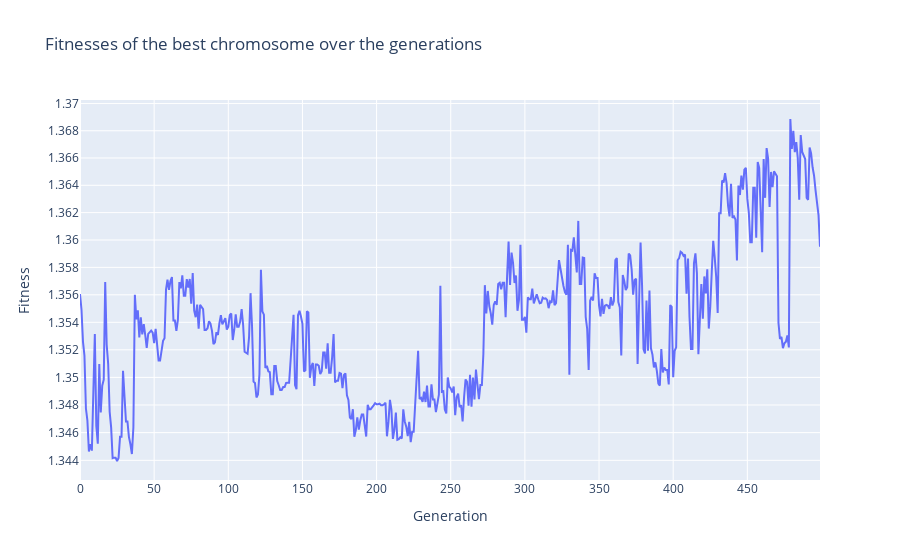
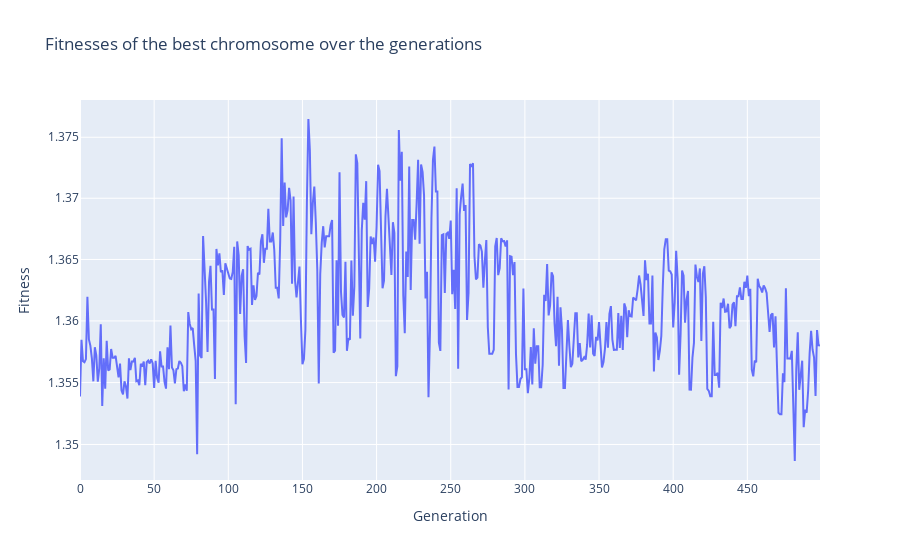
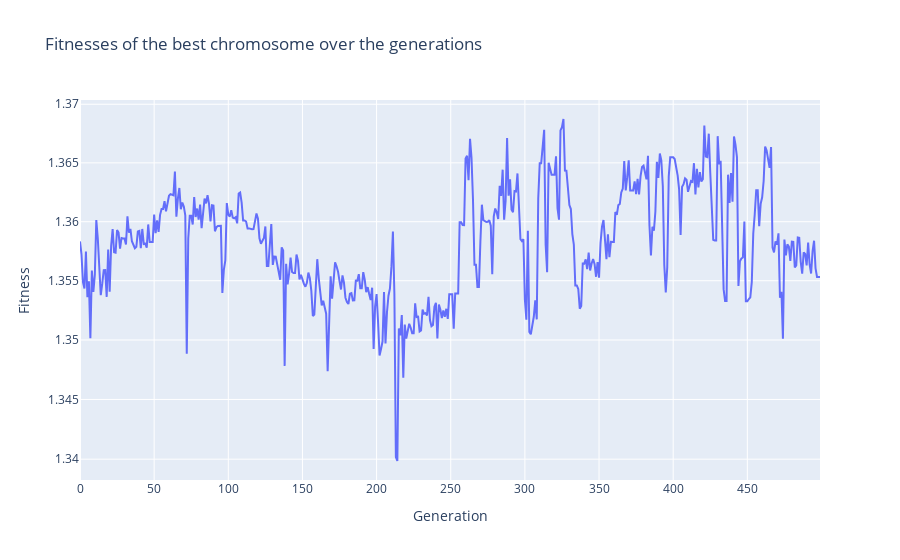
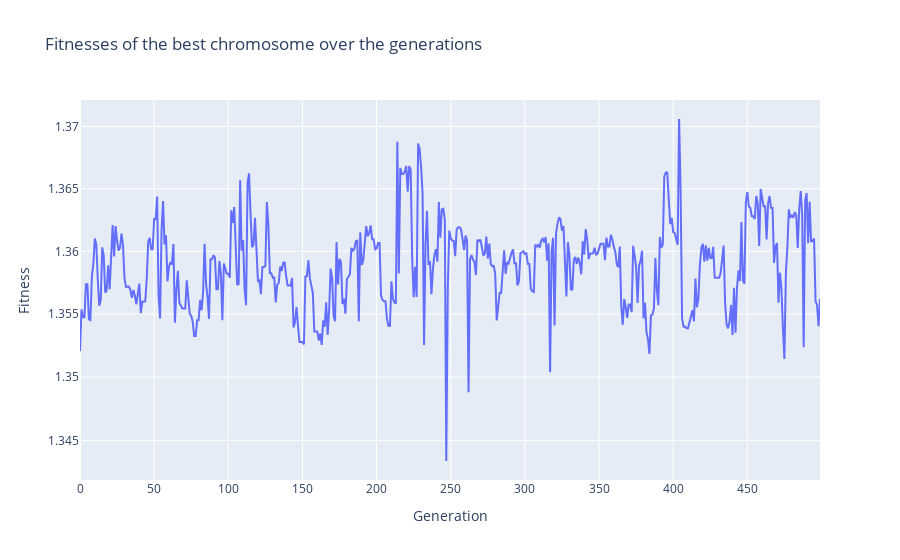

Write notebook code for charts like these, in order.
### Code cell
for i in tqdm(range(10)):
    plot_fitnesses("./results/baseline/best_fitness_{}.json".format(i), "./results/baseline/graphs/pop_size_200/500_epochs/fitness_{}.png".format(i), 500)

### Figure 1 — Plotly figure (JSON) as saved in the notebook; plotly's stock layout.template omitted (floating-point values rounded to 4 significant figures; data arrays with more than 128 entries replaced by an {"elided": "..."} marker saying what was removed)
{"data": [{"mode": "lines", "type": "scatter", "x": {"elided": "500 int values"}, "y": {"elided": "500 float values"}}], "layout": {"title": {"text": "Fitnesses of the best chromosome over the generations"}, "xaxis": {"title": {"text": "Generation"}}, "yaxis": {"title": {"text": "Fitness"}, "type": "log"}}}

### Figure 2 — Plotly figure (JSON) as saved in the notebook; plotly's stock layout.template omitted (floating-point values rounded to 4 significant figures; data arrays with more than 128 entries replaced by an {"elided": "..."} marker saying what was removed)
{"data": [{"mode": "lines", "type": "scatter", "x": {"elided": "500 int values"}, "y": {"elided": "500 float values"}}], "layout": {"title": {"text": "Fitnesses of the best chromosome over the generations"}, "xaxis": {"title": {"text": "Generation"}}, "yaxis": {"title": {"text": "Fitness"}, "type": "log"}}}

### Figure 3 — Plotly figure (JSON) as saved in the notebook; plotly's stock layout.template omitted (floating-point values rounded to 4 significant figures; data arrays with more than 128 entries replaced by an {"elided": "..."} marker saying what was removed)
{"data": [{"mode": "lines", "type": "scatter", "x": {"elided": "500 int values"}, "y": {"elided": "500 float values"}}], "layout": {"title": {"text": "Fitnesses of the best chromosome over the generations"}, "xaxis": {"title": {"text": "Generation"}}, "yaxis": {"title": {"text": "Fitness"}, "type": "log"}}}

### Figure 4 — Plotly figure (JSON) as saved in the notebook; plotly's stock layout.template omitted (floating-point values rounded to 4 significant figures; data arrays with more than 128 entries replaced by an {"elided": "..."} marker saying what was removed)
{"data": [{"mode": "lines", "type": "scatter", "x": {"elided": "500 int values"}, "y": {"elided": "500 float values"}}], "layout": {"title": {"text": "Fitnesses of the best chromosome over the generations"}, "xaxis": {"title": {"text": "Generation"}}, "yaxis": {"title": {"text": "Fitness"}, "type": "log"}}}
